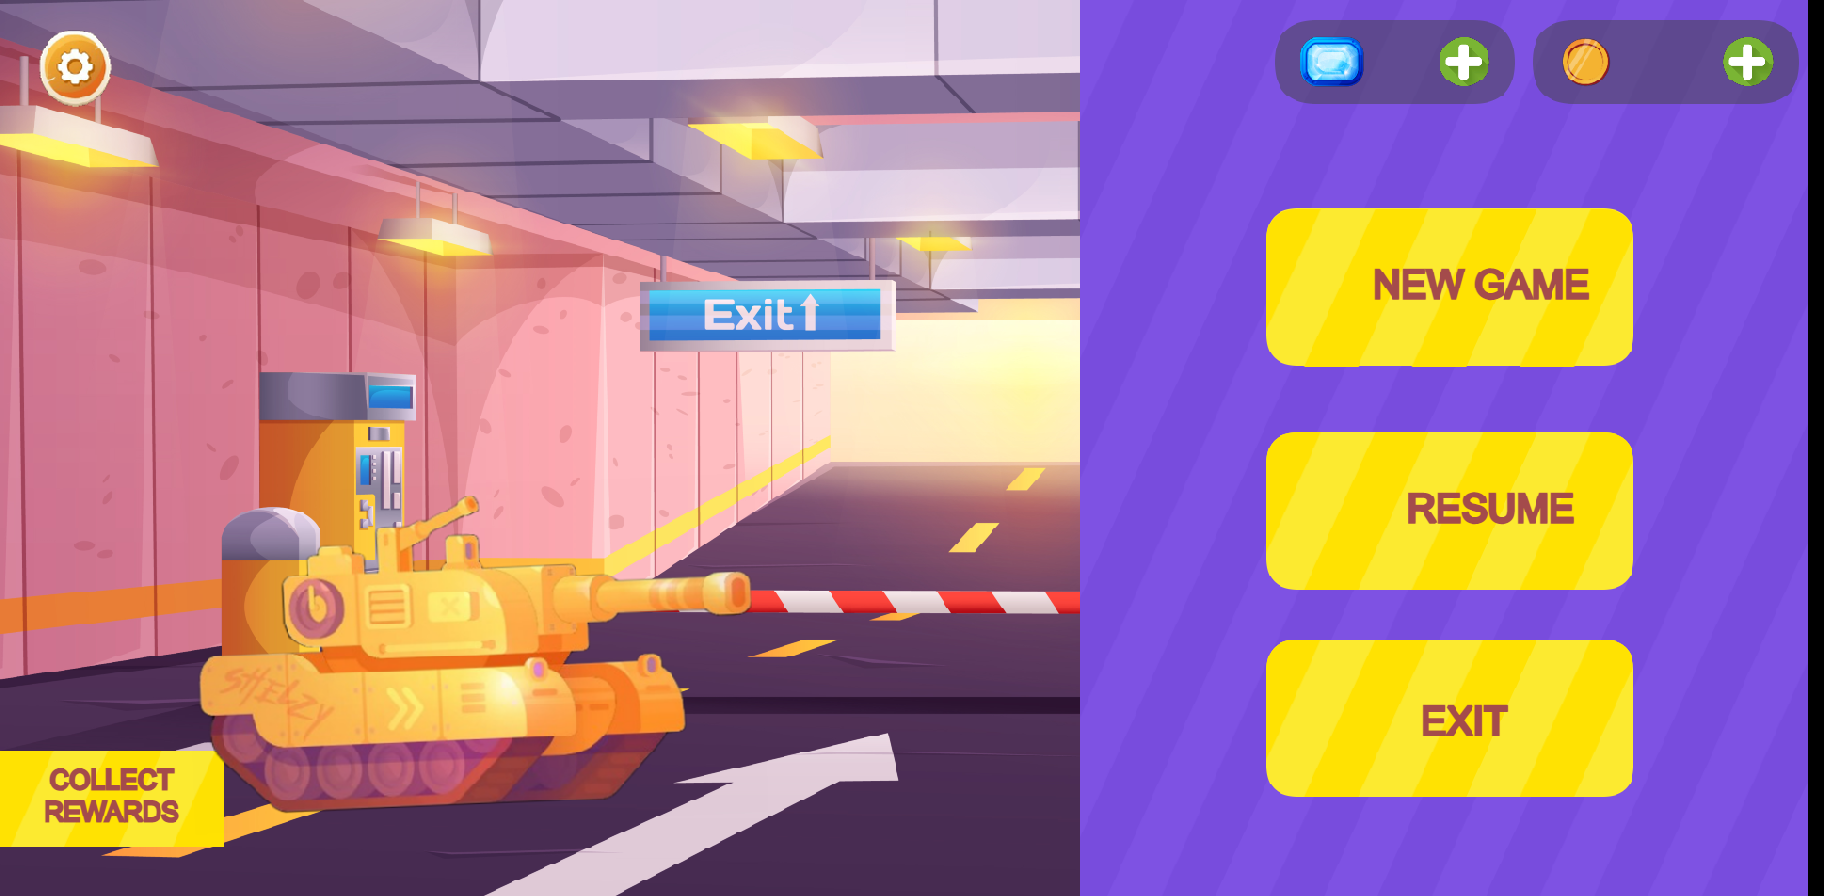

A level layout from a 2D game, rendered from its tile map. Below: a short description, then the map file with tile-grid data replaced by summaries:
An orthogonal 114x56 tile map with 16x16 px tiles, 1 tile layer (Tile Layer 1) and 2 objects.

<map version="1.9" tiledversion="1.9.2" orientation="orthogonal" renderorder="right-down" width="114" height="56" tilewidth="16" tileheight="16" infinite="0" nextlayerid="4" nextobjectid="3">
 <tileset firstgid="1" name="maaain" tilewidth="16" tileheight="16" spacing="2" margin="1" tilecount="6328" columns="113">
  <image source="maaain.png" width="2048" height="1024" />
 </tileset>
 <layer id="1" name="Tile Layer 1" width="114" height="56">
  <data>[6384 cells, 6328 non-empty, 6328 distinct tile ids]</data>
 </layer>
 <objectgroup id="2" name="Exit">
  <object id="2" x="1263" y="637" width="369" height="162" />
 </objectgroup>
 <objectgroup id="3" name="Settings">
  <object id="1" x="34" y="24.6667" width="82.6667" height="84">
   <ellipse />
  </object>
 </objectgroup>
</map>
